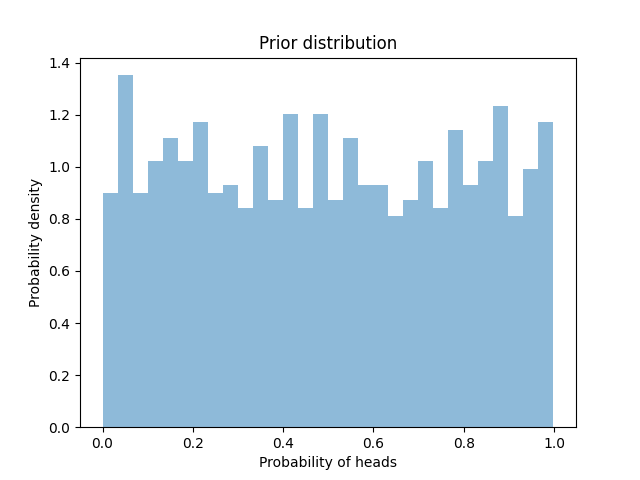

The Python source for this figure:
import numpy as np
import matplotlib.pyplot as plt
from scipy.stats import beta

# Define parameters of beta distribution for prior
alpha_prior = 1
beta_prior = 1

# Generate sample from prior distribution
prior_samples = beta.rvs(alpha_prior, beta_prior, size=1000)

# Plot prior distribution
fig, ax = plt.subplots()
ax.hist(prior_samples, density=True, bins=30, alpha=0.5)
ax.set_xlabel('Probability of heads')
ax.set_ylabel('Probability density')
ax.set_title('Prior distribution')
plt.show()
plt.savefig('prior.png')
